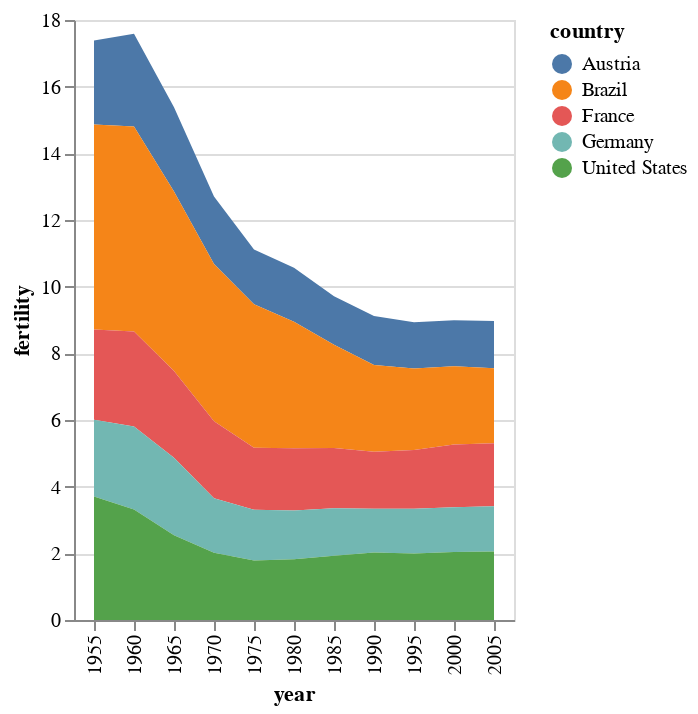

Source (notebook cell):
### Markdown cell above
In Vega-Altair (unlike Python Seaborn), when we move from a line mark with `mark_line()` to an area mark with `mark_area()` with multiple categories, the default is to create a *stacked* chart, which doesn't make sense for this particular dataset.

### Code cell
alt.Chart(data_5countries).mark_area().encode(
    x = 'year:O',
    y = 'fertility:Q',
    color = 'country:N'
)

### Figure 1 — Vega-Lite specification as saved in the notebook (floating-point values rounded to 4 significant figures)
{"config": {"view": {"continuousWidth": 400, "continuousHeight": 300}}, "data": {"name": "data-16fabee9eb2c07c0ca2e017ffefb6cb5"}, "mark": "area", "encoding": {"color": {"field": "country", "type": "nominal"}, "x": {"field": "year", "type": "ordinal"}, "y": {"field": "fertility", "type": "quantitative"}}, "$schema": "https://vega.github.io/schema/vega-lite/v4.17.0.json", "datasets": {"data-16fabee9eb2c07c0ca2e017ffefb6cb5": [{"year": 1955, "country": "Austria", "cluster": 1, "pop": 6946885, "life_expect": 67.48, "fertility": 2.52}, {"year": 1960, "country": "Austria", "cluster": 1, "pop": 7047437, "life_expect": 69.54, "fertility": 2.78}, {"year": 1965, "country": "Austria", "cluster": 1, "pop": 7270889, "life_expect": 70.14, "fertility": 2.53}, {"year": 1970, "country": "Austria", "cluster": 1, "pop": 7467086, "life_expect": 70.63, "fertility": 2.02}, {"year": 1975, "country": "Austria", "cluster": 1, "pop": 7578903, "life_expect": 72.17, "fertility": 1.64}, {"year": 1980, "country": "Austria", "cluster": 1, "pop": 7549433, "life_expect": 73.18, "fertility": 1.62}, {"year": 1985, "country": "Austria", "cluster": 1, "pop": 7559776, "life_expect": 74.94, "fertility": 1.45}, {"year": 1990, "country": "Austria", "cluster": 1, "pop": 7722953, "life_expect": 76.04, "fertility": 1.47}, {"year": 1995, "country": "Austria", "cluster": 1, "pop": 8047433, "life_expect": 77.51, "fertility": 1.388}, {"year": 2000, "country": "Austria", "cluster": 1, "pop": 8113413, "life_expect": 78.98, "fertility": 1.382}, {"year": 2005, "country": "Austria", "cluster": 1, "pop": 8184691, "life_expect": 79.83, "fertility": 1.42}, {"year": 1955, "country": "Brazil", "cluster": 3, "pop": 61773546, "life_expect": 53.28, "fertility": 6.15}, {"year": 1960, "country": "Brazil", "cluster": 3, "pop": 71694810, "life_expect": 55.66, "fertility": 6.15}, {"year": 1965, "country": "Brazil", "cluster": 3, "pop": 83092908, "life_expect": 57.63, "fertility": 5.38}, {"year": 1970, "country": "Brazil", "cluster": 3, "pop": 95684297, "life_expect": 59.5, "fertility": 4.718}, {"year": 1975, "country": "Brazil", "cluster": 3, "pop": 108823732, "life_expect": 61.49, "fertility": 4.305}, {"year": 1980, "country": "Brazil", "cluster": 3, "pop": 122958132, "life_expect": 63.34, "fertility": 3.8}, {"year": 1985, "country": "Brazil", "cluster": 3, "pop": 137302933, "life_expect": 65.2, "fertility": 3.1}, {"year": 1990, "country": "Brazil", "cluster": 3, "pop": 151083809, "life_expect": 67.06, "fertility": 2.6}, {"year": 1995, "country": "Brazil", "cluster": 3, "pop": 163542501, "life_expect": 69.39, "fertility": 2.45}, {"year": 2000, "country": "Brazil", "cluster": 3, "pop": 175552771, "life_expect": 71.01, "fertility": 2.345}, {"year": 2005, "country": "Brazil", "cluster": 3, "pop": 186112794, "life_expect": 72.39, "fertility": 2.245}, {"year": 1955, "country": "France", "cluster": 1, "pop": 43427669, "life_expect": 68.93, "fertility": 2.712}, {"year": 1960, "country": "France", "cluster": 1, "pop": 45670000, "life_expect": 70.51, "fertility": 2.85}, {"year": 1965, "country": "France", "cluster": 1, "pop": 48763000, "life_expect": 71.55, "fertility": 2.607}, {"year": 1970, "country": "France", "cluster": 1, "pop": 50787000, "life_expect": 72.38, "fertility": 2.31}, {"year": 1975, "country": "France", "cluster": 1, "pop": 52758427, "life_expect": 73.83, "fertility": 1.862}, {"year": 1980, "country": "France", "cluster": 1, "pop": 53869743, "life_expect": 74.89, "fertility": 1.866}, {"year": 1985, "country": "France", "cluster": 1, "pop": 55171224, "life_expect": 76.34, "fertility": 1.805}, {"year": 1990, "country": "France", "cluster": 1, "pop": 56735161, "life_expect": 77.46, "fertility": 1.713}, {"year": 1995, "country": "France", "cluster": 1, "pop": 58149727, "life_expect": 78.64, "fertility": 1.762}, {"year": 2000, "country": "France", "cluster": 1, "pop": 59381628, "life_expect": 79.59, "fertility": 1.883}, {"year": 2005, "country": "France", "cluster": 1, "pop": 60656178, "life_expect": 80.66, "fertility": 1.892}, {"year": 1955, "country": "Germany", "cluster": 1, "pop": 70195612, "life_expect": 69.1, "fertility": 2.3}, {"year": 1960, "country": "Germany", "cluster": 1, "pop": 72480869, "life_expect": 70.3, "fertility": 2.49}, {"year": 1965, "country": "Germany", "cluster": 1, "pop": 75638851, "life_expect": 70.8, "fertility": 2.32}, {"year": 1970, "country": "Germany", "cluster": 1, "pop": 77783164, "life_expect": 71.0, "fertility": 1.64}, {"year": 1975, "country": "Germany", "cluster": 1, "pop": 78682325, "life_expect": 72.5, "fertility": 1.52}, {"year": 1980, "country": "Germany", "cluster": 1, "pop": 78297904, "life_expect": 73.8, "fertility": 1.46}, {"year": 1985, "country": "Germany", "cluster": 1, "pop": 77684907, "life_expect": 74.85, "fertility": 1.43}, {"year": 1990, "country": "Germany", "cluster": 1, "pop": 79380394, "life_expect": 76.07, "fertility": 1.31}, {"year": 1995, "country": "Germany", "cluster": 1, "pop": 81653702, "life_expect": 77.34, "fertility": 1.34}, {"year": 2000, "country": "Germany", "cluster": 1, "pop": 82187909, "life_expect": 78.67, "fertility": 1.346}, {"year": 2005, "country": "Germany", "cluster": 1, "pop": 82431390, "life_expect": 79.41, "fertility": 1.36}, {"year": 1955, "country": "United States", "cluster": 3, "pop": 165931000, "life_expect": 69.49, "fertility": 3.706}, {"year": 1960, "country": "United States", "cluster": 3, "pop": 180671000, "life_expect": 70.21, "fertility": 3.314}, {"year": 1965, "country": "United States", "cluster": 3, "pop": 194303000, "life_expect": 70.76, "fertility": 2.545}, {"year": 1970, "country": "United States", "cluster": 3, "pop": 205052000, "life_expect": 71.34, "fertility": 2.016}, {"year": 1975, "country": "United States", "cluster": 3, "pop": 215973000, "life_expect": 73.38, "fertility": 1.788}, {"year": 1980, "country": "United States", "cluster": 3, "pop": 227726463, "life_expect": 74.65, "fertility": 1.825}, {"year": 1985, "country": "United States", "cluster": 3, "pop": 238466283, "life_expect": 75.02, "fertility": 1.924}, {"year": 1990, "country": "United States", "cluster": 3, "pop": 250131894, "life_expect": 76.09, "fertility": 2.025}, {"year": 1995, "country": "United States", "cluster": 3, "pop": 266557091, "life_expect": 76.81, "fertility": 1.994}, {"year": 2000, "country": "United States", "cluster": 3, "pop": 282338631, "life_expect": 77.31, "fertility": 2.038}, {"year": 2005, "country": "United States", "cluster": 3, "pop": 295734134, "life_expect": 78.24, "fertility": 2.054}]}}
